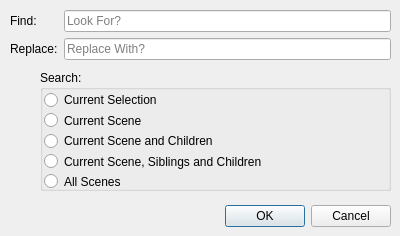
<?xml version="1.0" encoding="UTF-8"?>
<ui version="4.0">
 <class>ReplaceDialog</class>
 <widget class="QDialog" name="ReplaceDialog">
  <property name="windowModality">
   <enum>Qt::NonModal</enum>
  </property>
  <property name="geometry">
   <rect>
    <x>0</x>
    <y>0</y>
    <width>400</width>
    <height>236</height>
   </rect>
  </property>
  <property name="windowTitle">
   <string>Replace</string>
  </property>
  <property name="modal">
   <bool>true</bool>
  </property>
  <widget class="QDialogButtonBox" name="buttonBox">
   <property name="geometry">
    <rect>
     <x>50</x>
     <y>200</y>
     <width>341</width>
     <height>32</height>
    </rect>
   </property>
   <property name="orientation">
    <enum>Qt::Horizontal</enum>
   </property>
   <property name="standardButtons">
    <set>QDialogButtonBox::Cancel|QDialogButtonBox::Ok</set>
   </property>
  </widget>
  <widget class="QWidget" name="formLayoutWidget">
   <property name="geometry">
    <rect>
     <x>10</x>
     <y>10</y>
     <width>381</width>
     <height>61</height>
    </rect>
   </property>
   <layout class="QFormLayout" name="formLayout">
    <item row="0" column="0">
     <widget class="QLabel" name="label">
      <property name="text">
       <string>Find:</string>
      </property>
     </widget>
    </item>
    <item row="0" column="1">
     <widget class="QLineEdit" name="lineEdit">
      <property name="placeholderText">
       <string>Look For?</string>
      </property>
     </widget>
    </item>
    <item row="1" column="0">
     <widget class="QLabel" name="label_2">
      <property name="text">
       <string>Replace:</string>
      </property>
     </widget>
    </item>
    <item row="1" column="1">
     <widget class="QLineEdit" name="lineEdit_2">
      <property name="placeholderText">
       <string>Replace With?</string>
      </property>
     </widget>
    </item>
   </layout>
  </widget>
  <widget class="QGroupBox" name="groupBox">
   <property name="geometry">
    <rect>
     <x>40</x>
     <y>70</y>
     <width>351</width>
     <height>121</height>
    </rect>
   </property>
   <property name="title">
    <string>Search:</string>
   </property>
   <widget class="QWidget" name="verticalLayoutWidget">
    <property name="geometry">
     <rect>
      <x>-1</x>
      <y>20</y>
      <width>351</width>
      <height>101</height>
     </rect>
    </property>
    <layout class="QVBoxLayout" name="verticalLayout">
     <property name="spacing">
      <number>1</number>
     </property>
     <property name="leftMargin">
      <number>5</number>
     </property>
     <item>
      <widget class="QRadioButton" name="selectionRadioButton">
       <property name="text">
        <string>Current Selection</string>
       </property>
      </widget>
     </item>
     <item>
      <widget class="QRadioButton" name="sceneRadioButton">
       <property name="text">
        <string>Current Scene</string>
       </property>
      </widget>
     </item>
     <item>
      <widget class="QRadioButton" name="childrenRadioButton">
       <property name="text">
        <string>Current Scene and Children</string>
       </property>
      </widget>
     </item>
     <item>
      <widget class="QRadioButton" name="siblingsRadioButton">
       <property name="text">
        <string>Current Scene, Siblings and Children</string>
       </property>
      </widget>
     </item>
     <item>
      <widget class="QRadioButton" name="bookRadioButton">
       <property name="text">
        <string>All Scenes</string>
       </property>
      </widget>
     </item>
    </layout>
   </widget>
  </widget>
 </widget>
 <resources/>
 <connections/>
</ui>
